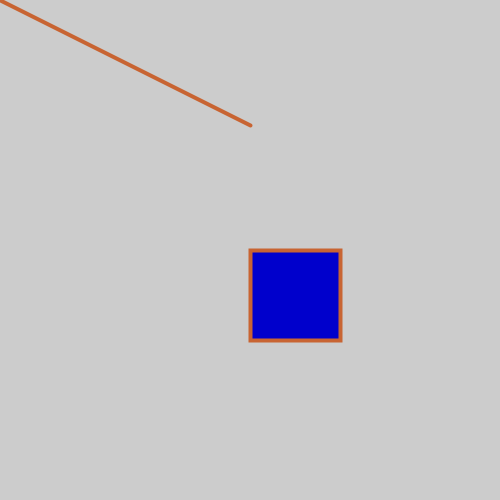
Frame 1 (no input)
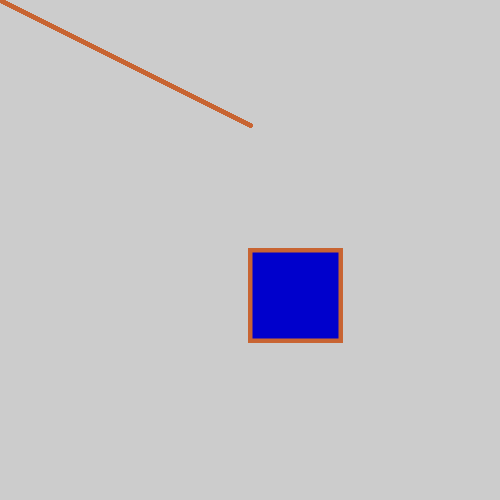
Frame 60 (the mouse pressed at the canvas centre just before this capture)
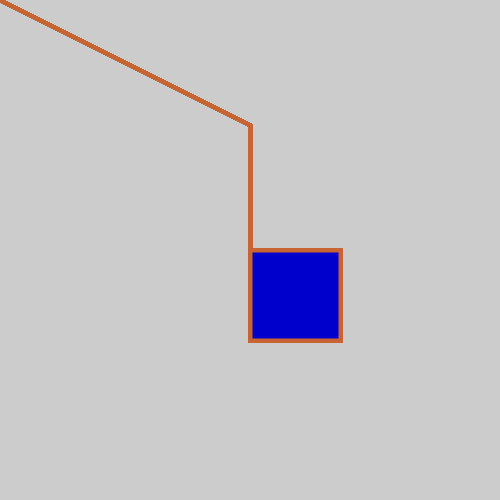
Frame 120 (the mouse held since frame 60 and released just before this capture)

The Processing sketch that drew these frames (run headless with seeded random() and noise(); from frame 60 on, the mouse is pressed at the canvas centre):

// Processing sketch: ART331_02_BasicDrawing_1
// ── ART331_02_BasicDrawing_1.pde
void setup() {
  size (500, 500);
  background(204);
}

void draw() {
  stroke(200, 100, 50);
  strokeWeight(4);
  line(250, 125, mouseX, mouseY);
  fill(0, 0, 204);
  rect(250, 250, 90, 90);
}
